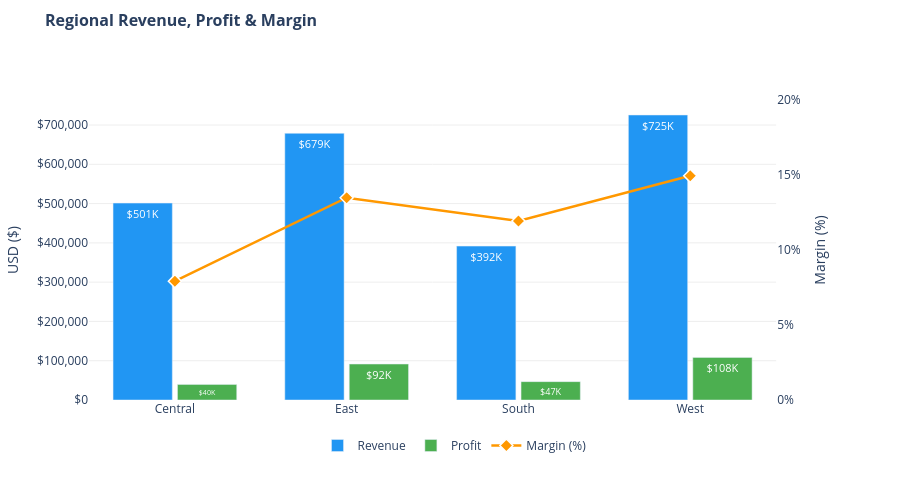

The notebook cell saved with this chart:
### Markdown cell above
**Regional Revenue vs Profit (Bar)**

### Code cell
margin_max  = regional['Margin'].max()
margin_ceil = ((margin_max // 5) + 2) * 5

fig_reg = make_subplots(specs=[[{"secondary_y": True}]])

# Bar Revenue
fig_reg.add_trace(go.Bar(
    x=regional['Region'],
    y=regional['Revenue'],
    name='Revenue',
    marker_color='#2196F3',
    opacity=1.0,
    text=regional['Revenue'].apply(lambda x: f'${x/1e3:.0f}K'),
    textposition='inside',
    textfont=dict(color='white', size=11),
    hovertemplate='<b>%{x}</b><br>Revenue: $%{y:,.0f}<extra></extra>'
), secondary_y=False)

# Bar Profit
fig_reg.add_trace(go.Bar(
    x=regional['Region'],
    y=regional['Profit'],
    name='Profit',
    marker_color='#4CAF50',
    opacity=1.0,
    text=regional['Profit'].apply(lambda x: f'${x/1e3:.0f}K'),
    textposition='inside',
    textfont=dict(color='white', size=11),
    hovertemplate='<b>%{x}</b><br>Profit: $%{y:,.0f}<extra></extra>'
), secondary_y=False)

# Margin line — hapus text label statis, andalkan hover saja
fig_reg.add_trace(go.Scatter(
    x=regional['Region'],
    y=regional['Margin'],
    name='Margin (%)',
    mode='lines+markers',
    line=dict(color='#FF9800', width=2.5),
    marker=dict(
        size=10,
        symbol='diamond',
        line=dict(color='white', width=1.5)
    ),
    hovertemplate='<b>%{x}</b><br>Margin: %{y:.1f}%<extra></extra>'
), secondary_y=True)

# ── Layout ────────────────────────────────────────────────────────────────
fig_reg.update_layout(
    title=dict(
        text='<b>Regional Revenue, Profit & Margin</b>',
        font=dict(size=16),
        y=0.97
    ),
    barmode='group',
    bargap=0.25,
    bargroupgap=0.08,
    height=480,
    hovermode='x unified',
    legend=dict(
        orientation='h',
        yanchor='bottom',
        y=-0.2,
        xanchor='center',
        x=0.5
    ),
    plot_bgcolor='white',
    paper_bgcolor='white',
    xaxis=dict(showgrid=False)
)

fig_reg.update_yaxes(
    title_text='USD ($)',
    secondary_y=False,
    showgrid=True,
    gridcolor='#EEEEEE',
    tickformat='$,.0f'
)
fig_reg.update_yaxes(
    title_text='Margin (%)',
    secondary_y=True,
    range=[0, margin_ceil],
    showgrid=False,
    ticksuffix='%'
)

fig_reg.show()

### Figure 1 — Plotly figure (JSON) as saved in the notebook; plotly's stock layout.template omitted (floating-point values rounded to 4 significant figures)
{"data": [{"hovertemplate": "<b>%{x}</b><br>Revenue: $%{y:,.0f}<extra></extra>", "marker": {"color": "#2196F3"}, "name": "Revenue", "opacity": 1, "text": ["$501K", "$679K", "$392K", "$725K"], "textfont": {"color": "white", "size": 11}, "textposition": "inside", "type": "bar", "x": ["Central", "East", "South", "West"], "xaxis": "x", "y": [501200.0, 678800.0, 391700.0, 725500.0], "yaxis": "y"}, {"hovertemplate": "<b>%{x}</b><br>Profit: $%{y:,.0f}<extra></extra>", "marker": {"color": "#4CAF50"}, "name": "Profit", "opacity": 1, "text": ["$40K", "$92K", "$47K", "$108K"], "textfont": {"color": "white", "size": 11}, "textposition": "inside", "type": "bar", "x": ["Central", "East", "South", "West"], "xaxis": "x", "y": [39710.0, 91520.0, 46750.0, 108400.0], "yaxis": "y"}, {"hovertemplate": "<b>%{x}</b><br>Margin: %{y:.1f}%<extra></extra>", "line": {"color": "#FF9800", "width": 2.5}, "marker": {"line": {"color": "white", "width": 1.5}, "size": 10, "symbol": "diamond"}, "mode": "lines+markers", "name": "Margin (%)", "type": "scatter", "x": ["Central", "East", "South", "West"], "xaxis": "x", "y": [7.922, 13.48, 11.93, 14.94], "yaxis": "y2"}], "layout": {"bargap": 0.25, "bargroupgap": 0.08, "barmode": "group", "height": 480, "hovermode": "x unified", "legend": {"orientation": "h", "x": 0.5, "xanchor": "center", "y": -0.2, "yanchor": "bottom"}, "paper_bgcolor": "white", "plot_bgcolor": "white", "title": {"font": {"size": 16}, "text": "<b>Regional Revenue, Profit & Margin</b>", "y": 0.97}, "xaxis": {"anchor": "y", "domain": [0, 0.94], "showgrid": false}, "yaxis": {"anchor": "x", "domain": [0, 1], "gridcolor": "#EEEEEE", "showgrid": true, "tickformat": "$,.0f", "title": {"text": "USD ($)"}}, "yaxis2": {"anchor": "x", "overlaying": "y", "range": [0, 20], "showgrid": false, "side": "right", "ticksuffix": "%", "title": {"text": "Margin (%)"}}}}
